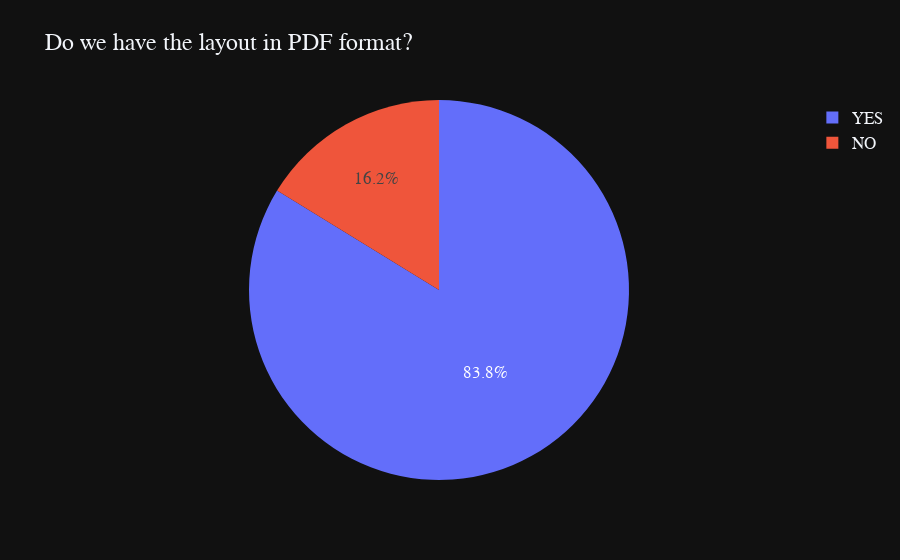

Source (notebook cell):
### Code cell
# Pie chart
fig = px.pie(layout_pdf, 
            values=layout_pdf.value_counts(),
            names=layout_pdf.value_counts().index,
            title='Do we have the layout in PDF format?',
            template='plotly_dark'
            )
fig.update_layout(
    font = dict(size=17,family="Franklin Gothic"))
fig.show()

### Figure 1 — Plotly figure (JSON) as saved in the notebook; plotly's stock layout.template omitted (floating-point values rounded to 4 significant figures)
{"data": [{"domain": {"x": [0, 1], "y": [0, 1]}, "hovertemplate": "label=%{label}<br>value=%{value}<extra></extra>", "labels": ["YES", "NO"], "legendgroup": "", "name": "", "showlegend": true, "type": "pie", "values": [196, 38]}], "layout": {"font": {"family": "Franklin Gothic", "size": 17}, "legend": {"tracegroupgap": 0}, "title": {"text": "Do we have the layout in PDF format?"}}}
